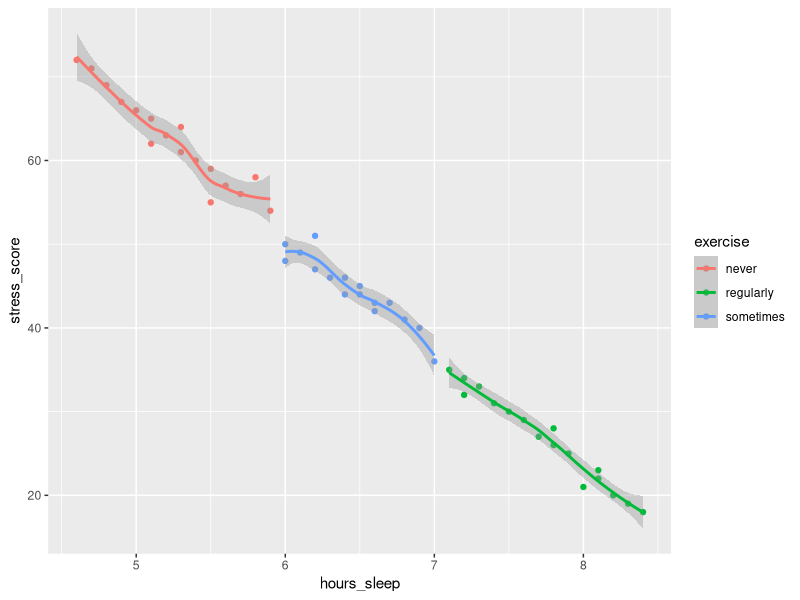

Write the R code that produced this figure.
# ============================================================
# Fun Challenge 5: Plot Makeover
# ============================================================
# The plot below is technically correct but ugly and hard to read.
# Your mission: make it good.
#
# Change at least 5 things to improve the plot using what you've
# learned about perception and design. Submit:
#   1. Your improved code
#   2. A screenshot of the new plot
#   3. A brief note (1-2 sentences per change) explaining what
#      you changed and why
#
# Due: Sunday, May 3 at 11:59 PM
# ============================================================

library(tidyverse)

# Load the dataset
stress <- read_csv("files/fun-challenges/05-makeover-data.csv")

# THE UGLY PLOT — improve this!
ggplot(stress, aes(x = hours_sleep, y = stress_score, color = exercise)) +
  geom_point() +
  geom_smooth()
